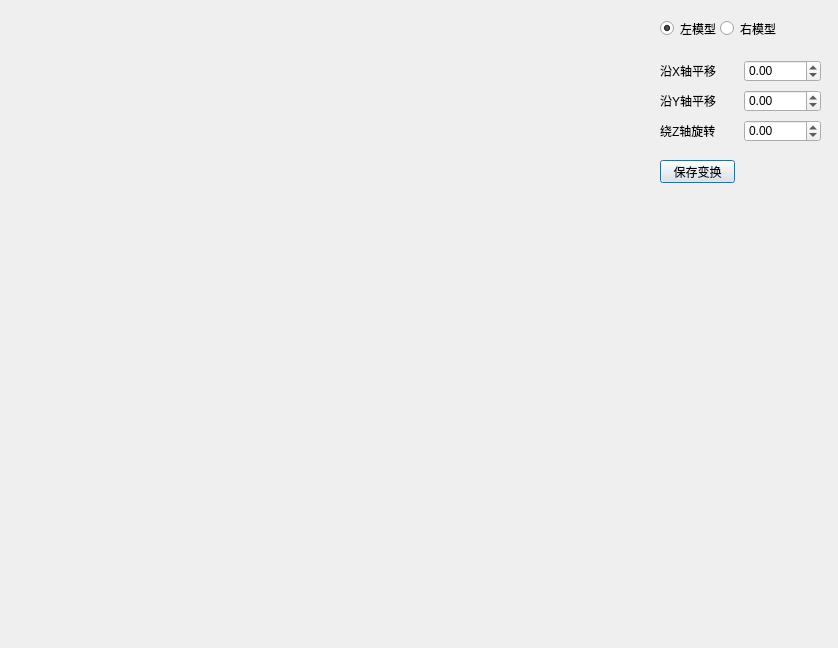
<?xml version="1.0" encoding="UTF-8"?>
<ui version="4.0">
 <class>ThermoBaseDialog</class>
 <widget class="QDialog" name="ThermoBaseDialog">
  <property name="geometry">
   <rect>
    <x>0</x>
    <y>0</y>
    <width>838</width>
    <height>648</height>
   </rect>
  </property>
  <property name="windowTitle">
   <string>双牙模压膜摆放</string>
  </property>
  <widget class="QWidget" name="contentWidget" native="true">
   <property name="geometry">
    <rect>
     <x>20</x>
     <y>20</y>
     <width>600</width>
     <height>600</height>
    </rect>
   </property>
   <property name="minimumSize">
    <size>
     <width>600</width>
     <height>600</height>
    </size>
   </property>
   <property name="maximumSize">
    <size>
     <width>600</width>
     <height>600</height>
    </size>
   </property>
   <property name="styleSheet">
    <string notr="true"/>
   </property>
  </widget>
  <widget class="QWidget" name="layoutWidget">
   <property name="geometry">
    <rect>
     <x>660</x>
     <y>90</y>
     <width>161</width>
     <height>22</height>
    </rect>
   </property>
   <layout class="QHBoxLayout" name="horizontalLayout_3">
    <item>
     <widget class="QLabel" name="label_2">
      <property name="text">
       <string>沿Y轴平移</string>
      </property>
     </widget>
    </item>
    <item>
     <widget class="QDoubleSpinBox" name="doubleSpinBox_Y">
      <property name="minimum">
       <double>-99.000000000000000</double>
      </property>
     </widget>
    </item>
   </layout>
  </widget>
  <widget class="QWidget" name="layoutWidget">
   <property name="geometry">
    <rect>
     <x>660</x>
     <y>60</y>
     <width>161</width>
     <height>22</height>
    </rect>
   </property>
   <layout class="QHBoxLayout" name="horizontalLayout_2">
    <item>
     <widget class="QLabel" name="label">
      <property name="text">
       <string>沿X轴平移</string>
      </property>
     </widget>
    </item>
    <item>
     <widget class="QDoubleSpinBox" name="doubleSpinBox_X">
      <property name="minimum">
       <double>-99.989999999999995</double>
      </property>
     </widget>
    </item>
   </layout>
  </widget>
  <widget class="QWidget" name="layoutWidget_2">
   <property name="geometry">
    <rect>
     <x>660</x>
     <y>120</y>
     <width>161</width>
     <height>22</height>
    </rect>
   </property>
   <layout class="QHBoxLayout" name="horizontalLayout_5">
    <item>
     <widget class="QLabel" name="label_3">
      <property name="text">
       <string>绕Z轴旋转</string>
      </property>
     </widget>
    </item>
    <item>
     <widget class="QDoubleSpinBox" name="doubleSpinBox_Z">
      <property name="minimum">
       <double>-99.989999999999995</double>
      </property>
     </widget>
    </item>
   </layout>
  </widget>
  <widget class="QRadioButton" name="radioButton_left">
   <property name="geometry">
    <rect>
     <x>660</x>
     <y>20</y>
     <width>107</width>
     <height>17</height>
    </rect>
   </property>
   <property name="text">
    <string>左模型</string>
   </property>
   <property name="checked">
    <bool>true</bool>
   </property>
  </widget>
  <widget class="QRadioButton" name="radioButton_right">
   <property name="geometry">
    <rect>
     <x>720</x>
     <y>20</y>
     <width>83</width>
     <height>17</height>
    </rect>
   </property>
   <property name="text">
    <string>右模型</string>
   </property>
  </widget>
  <widget class="QPushButton" name="pushButton_save">
   <property name="geometry">
    <rect>
     <x>660</x>
     <y>160</y>
     <width>75</width>
     <height>23</height>
    </rect>
   </property>
   <property name="text">
    <string>保存变换</string>
   </property>
  </widget>
 </widget>
 <resources/>
 <connections/>
</ui>
